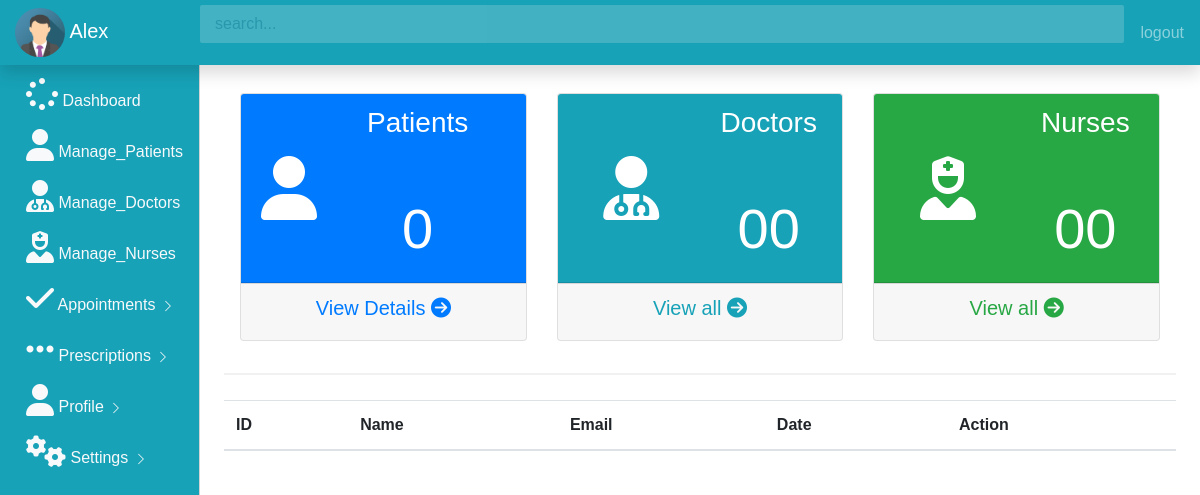
The app's page /get_all_appointments (signed in), older data.
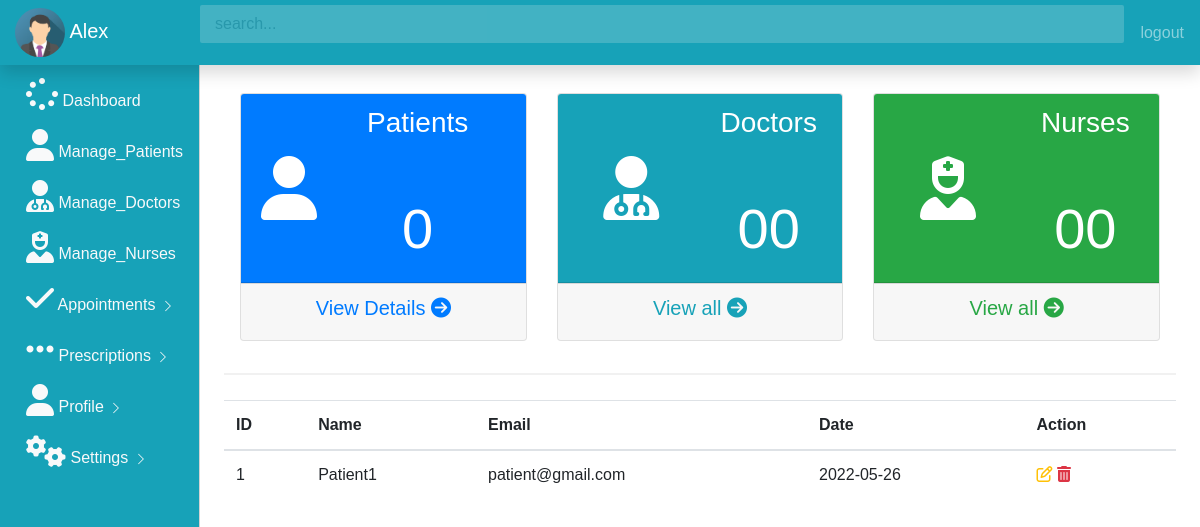
The same page, newer data.
### app.py (models this page shows)
class Appointments(db.Model):
     id = db.Column(db.Integer,primary_key =True)
     name = db.Column(db.String(100))
     email = db.Column(db.String(100))
     date = db.Column(db.String(100))
     asked_by_id = db.Column(db.Integer,db.ForeignKey('user.id'))
     doctor_id = db.Column(db.Integer,db.ForeignKey('user.id'))

### app.py (the view)
@app.route('/get_all_appointments')
@login_required
def get_all_appointments():
     admin_appointees = Appointments.query.all()
     owner = User.query.filter_by(email=current_user.email,password=current_user.password,admin=True).first()
     if not owner:
          flash("The logins provided is not an admin!")
          return redirect(url_for('home'))
     else:
          return render_template('get_all_appointments.html' ,appointees = admin_appointees)

### app.py (called while the page is built)
@login_manager.user_loader
def load_user(user_id):
     return User.query.get(int(user_id))

### templates/get_all_appointments.html (shortened to what this page needs)
{% include 'admin_dash.html' %}
{% block body %}
<main role="main" class="col-md-9 ml-sm-auto col-lg-10 px-4">
    <hr>
                 <table class=" table table-hover" id="myTable">
                <thead>
                    <tr>
                    <th>ID</th>
                    <th>Name</th>
                    <th>Email</th>
                    <th>Date</th>
                    <th>Action</th>
                </tr>
            </thead>
                {% for row in appointees %}
                <tbody id="myTable" >
                    <tr>
                    <td> {{row.id}}</td>
                    <td> {{row.name}}</td>
                    <td> {{row.email}}</td>
                    <td> {{row.date}}</td>
                    <td>
                        <a  class="text-warning" data-toggle="modal" href="/update/{{row.id}}" data-target="#modaledit{{row.id}}">
                            <i class ="	fa fa-edit fa-3"></i>
                        </a>
                        <a href="/delete/{{row.id}}" class="text-danger">
                            <i class ="	fa fa-trash fa-3"></i>
                        </a>
                    </td>
                </tr>
                </tbody>
                {% endfor %}
                 </table>
</main>
{% endblock %}

Row changes from the older to the newer data that the page shows:
added Appointments: id "1", name "Patient1", email "patient@gmail.com", date "2022-05-26"
